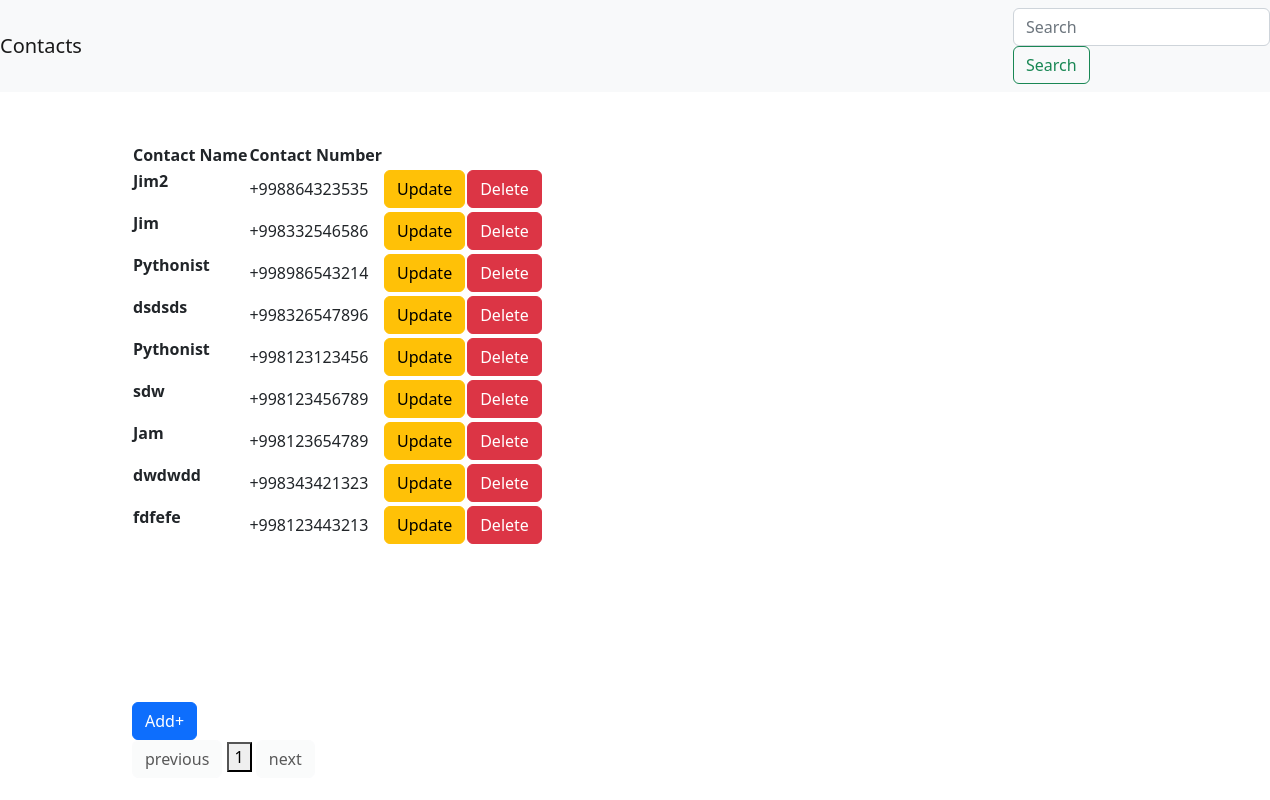
The app's page /, older data.
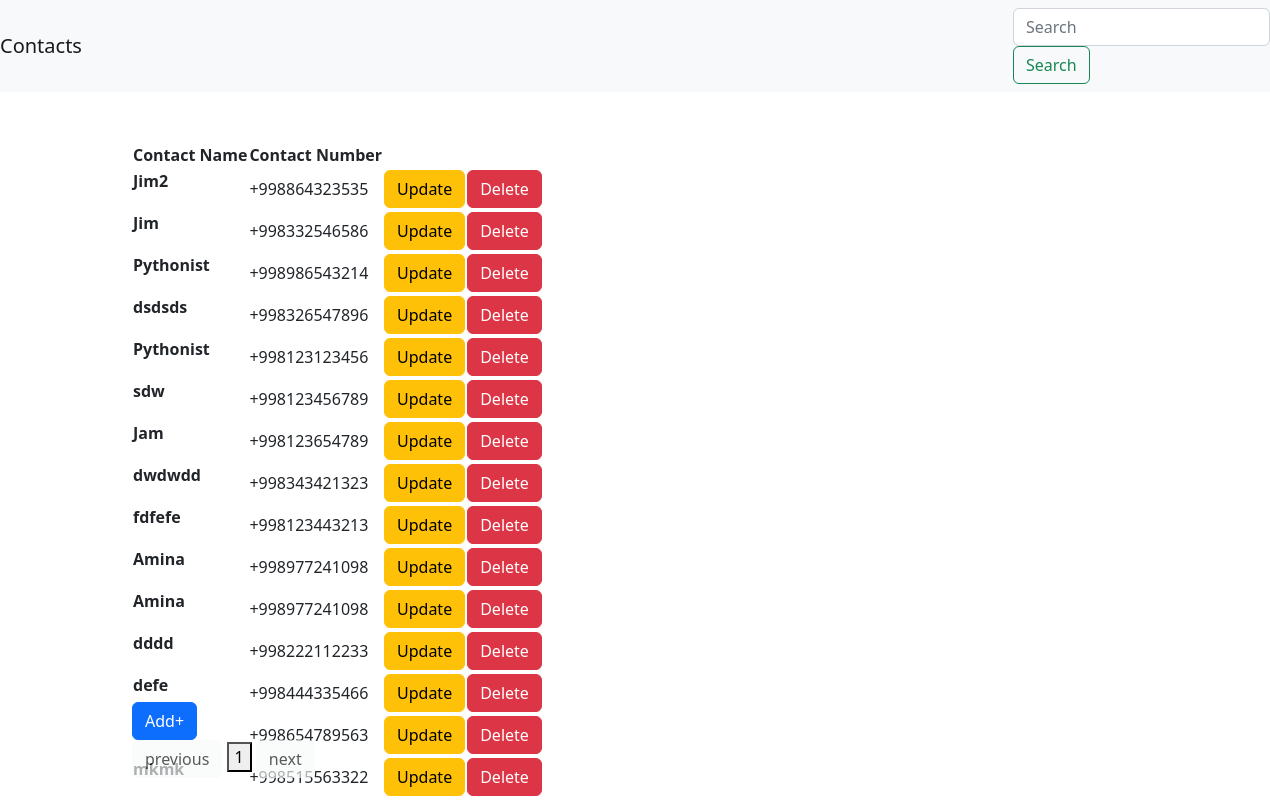
The same page, newer data.
### base/models.py (models this page shows, shortened)
class Contact(models.Model):
    username = models.CharField(max_length=20)
    number = models.CharField(max_length=9)

### base/views.py (the view)
# urls.py: path('', views.contacts, name='contacts'),
def contacts(request):
        contacts = Contact.objects.all()
        paginator = Paginator(contacts, 15)
        page_number = request.GET.get('page')
        page_obj = paginator.get_page(page_number)
        return render(request, 'home.html', {'contacts': contacts, 'page_obj': page_obj, 'contact_len': contact_len, 'cont_num_in_page': cont_num_in_page, 'n' : range(1,page_obj.paginator.num_pages+1)})

### templates/home.html (shortened to what this page needs)
<!DOCTYPE html>
<html lang="en">
<head>
    <link href="https://cdn.jsdelivr.net/npm/bootstrap@5.2.3/dist/css/bootstrap.min.css" rel="stylesheet">
</head>
<body>
    <nav class="navbar navbar-light bg-light justify-content-between">
        <a class="navbar-brand">Contacts</a>
        <form class="form-inline" method="POST" action="{% url 'search_contact' %}" target="_blank">
            <input class="form-control mr-sm-2" type="search" placeholder="Search" aria-label="Search" name="searched">
            <button class="btn btn-outline-success my-2 my-sm-0" type="submit">Search</button>
        </form>
    </nav>
    <div class="container-md" style="margin-top: 50px; margin-left: 120px;">
        <div style="height:70vh">
            <table>
                <tr>
                    <th>Contact Name   </th>
                    <th>Contact Number   </th>
                    <th></th>
                    <th></th>
                </tr>
                {% for contact in page_obj %}
                <tr>
                    <td> <p><b>{{contact.username}}</b></p> </td>
                    <td>+998{{contact.number}}</td>
                    <td><a href="{%url 'update_form' contact.id%}"><button type="button" class="btn btn-warning">Update</button></a></td>
                    <td><a href="{%url 'delete_contact' contact.id%}"><button type="button" class="btn btn-danger">Delete</button></a></td>
                </tr>
                {% endfor %}
            </table>
        </div>
        <a href="{%url 'add_contact'%}"><button type="button" class="btn btn-primary">Add+</button></a>
        <div class="pagination">
            <span class="step-links">
                {% if page_obj.has_previous %}
                    <a href="?page={{ page_obj.previous_page_number }}"><button type="button" class="btn btn-light" >previous</button></a>
                {% else %}
                    <a href="#"><button type="button" class="btn btn-light" disabled>previous</button></a>
                {% endif %}
                {% for i in n %}
                    <a href="?page={{ i }}"><button>{{i}}</button></a>
                {% endfor %}
                {% if page_obj.has_next %}
                    <a href="?page={{ page_obj.next_page_number }}"><button type="button" class="btn btn-light" >next</button></a>
                {% else %}
                    <a href="#"><button type="button" class="btn btn-light" disabled>next</button></a>
                {% endif %}
            </span>
        </div>
    </div>
</body>
</html>

Row changes from the older to the newer data that the page shows:
added Contact: username "Amina", number "977241098"
added Contact: username "Amina", number "977241098"
added Contact: username "dddd", number "222112233"
added Contact: username "defe", number "444335466"
added Contact: number "654789563"
added Contact: username "mkmk", number "515563322"
